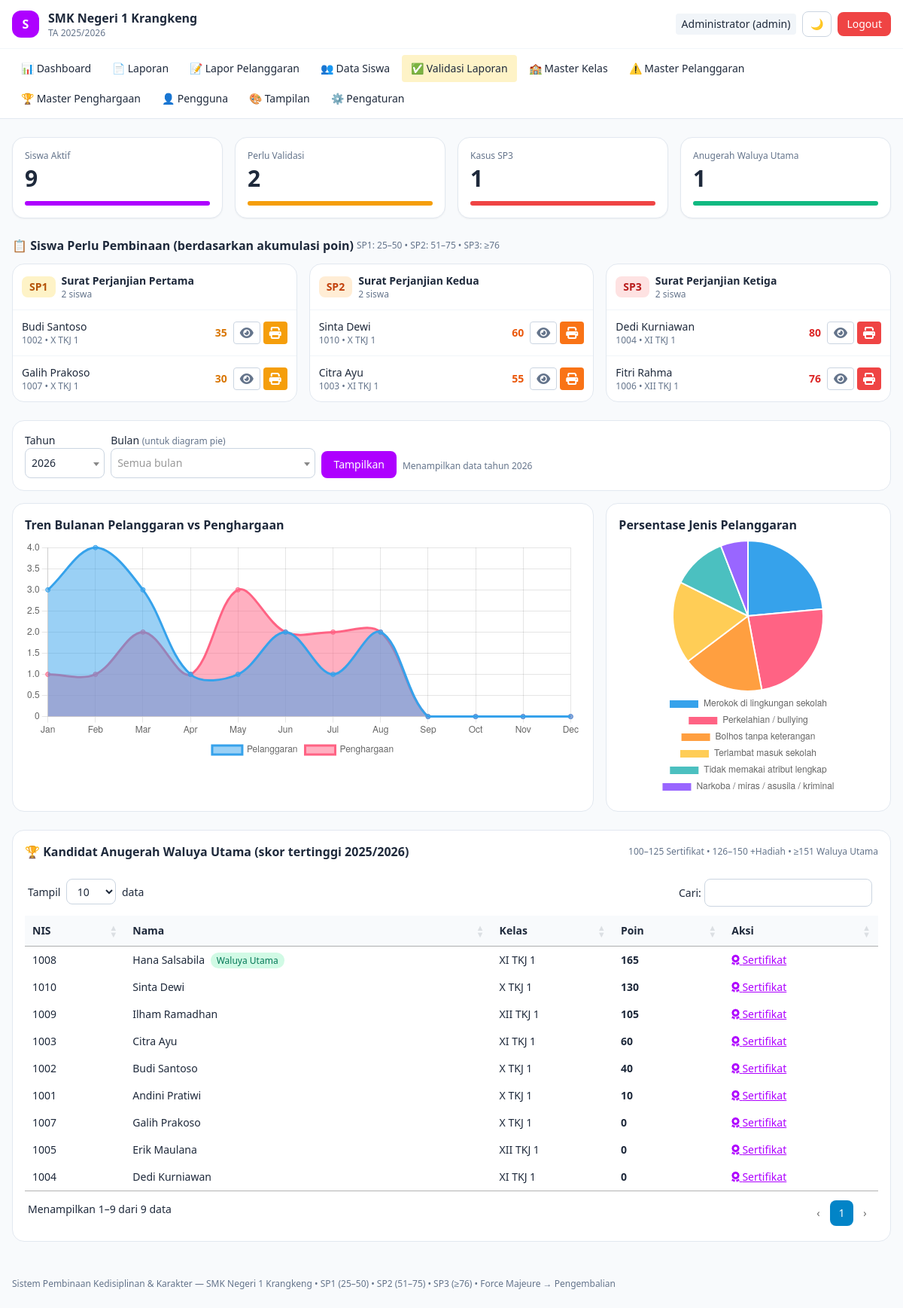
The app's page /dashboard (signed in) with its own data.
### tables this page shows
CREATE TABLE `pengaturan_sekolah` (
  `id` int NOT NULL AUTO_INCREMENT,
  `nama_sekolah` varchar(150) NOT NULL DEFAULT 'SMK Negeri 1 Krangkeng',
  `alamat` text,
  `telepon` varchar(30) DEFAULT NULL,
  `email` varchar(100) DEFAULT NULL,
  `tahun_ajaran_aktif` varchar(20) NOT NULL DEFAULT '2025/2026',
  `semester_aktif` enum('Ganjil','Genap') NOT NULL DEFAULT 'Ganjil',
  `logo_path` varchar(255) DEFAULT NULL COMMENT 'path relatif ex: uploads/logo/logo-171xxx.png',
  `kepala_sekolah_nama` varchar(100) DEFAULT NULL,
  `kepala_sekolah_nip` varchar(30) DEFAULT NULL,
  `created_at` timestamp NULL DEFAULT CURRENT_TIMESTAMP,
  `updated_at` timestamp NULL DEFAULT CURRENT_TIMESTAMP ON UPDATE CURRENT_TIMESTAMP,
  PRIMARY KEY (`id`)
);

CREATE TABLE `siswa` (
  `id` int NOT NULL AUTO_INCREMENT,
  `nis` varchar(20) NOT NULL,
  `nisn` varchar(20) DEFAULT NULL,
  `nama` varchar(100) NOT NULL,
  `jenis_kelamin` enum('L','P') NOT NULL,
  `kelas_id` int DEFAULT NULL,
  `alamat` text,
  `nama_ortu` varchar(100) DEFAULT NULL,
  `no_hp_ortu` varchar(20) DEFAULT NULL,
  `status` enum('aktif','dikembalikan','lulus','pindah') NOT NULL DEFAULT 'aktif',
  `total_poin_pelanggaran` int NOT NULL DEFAULT '0' COMMENT 'cache akumulasi tervalidasi',
  `total_poin_penghargaan` int NOT NULL DEFAULT '0' COMMENT 'cache akumulasi tervalidasi',
  `created_at` timestamp NULL DEFAULT CURRENT_TIMESTAMP,
  PRIMARY KEY (`id`),
  UNIQUE KEY `nis` (`nis`),
  KEY `idx_siswa_kelas` (`kelas_id`),
  KEY `idx_siswa_status` (`status`),
  CONSTRAINT `fk_siswa_kelas` FOREIGN KEY (`kelas_id`) REFERENCES `kelas` (`id`) ON DELETE SET NULL
);

CREATE TABLE `kelas` (
  `id` int NOT NULL AUTO_INCREMENT,
  `nama_kelas` varchar(50) NOT NULL,
  `tingkat` enum('X','XI','XII') NOT NULL,
  `jurusan` varchar(50) DEFAULT NULL,
  `tahun_ajaran` varchar(20) NOT NULL,
  `wali_kelas_id` int DEFAULT NULL,
  PRIMARY KEY (`id`),
  KEY `fk_kelas_wali` (`wali_kelas_id`),
  CONSTRAINT `fk_kelas_wali` FOREIGN KEY (`wali_kelas_id`) REFERENCES `users` (`id`) ON DELETE SET NULL
);

### app/Views/dashboard/index.php (the view, shortened to what the rows shown need)
<div class="grid grid-cols-2 lg:grid-cols-4 gap-4">
</div>
<div class="mt-6">
  <div class="flex flex-col sm:flex-row sm:items-center gap-1 mb-3">
    <h2 class="font-semibold text-sm sm:text-base">📋 Siswa Perlu Pembinaan (berdasarkan akumulasi poin)</h2>
  </div>
  <div class="grid md:grid-cols-3 gap-4">
    <?php $spStyle = ['SP1' => ['amber', 'Surat Perjanjian Pertama'], 'SP2' => ['orange', 'Surat Perjanjian Kedua'], 'SP3' => ['red', 'Surat Perjanjian Ketiga']]; ?>
    <?php foreach (['SP1', 'SP2', 'SP3'] as $level): $list = $sp[$level] ?? []; ?>
    <div class="rounded-2xl bg-white dark:bg-slate-900 border border-slate-200 dark:border-slate-800 overflow-hidden flex flex-col">
      <div class="p-3 flex items-center gap-2 border-b border-slate-100 dark:border-slate-800">
        <span class="px-2.5 py-1 rounded-lg text-sm font-bold bg-<?= $spStyle[$level][0] ?>-100 text-<?= $spStyle[$level][0] ?>-700 dark:bg-<?= $spStyle[$level][0] ?>-900 dark:text-<?= $spStyle[$level][0] ?>-200"><?= $level ?></span>
        <div class="min-w-0">
          <div class="text-sm font-semibold truncate"><?= $spStyle[$level][1] ?></div>
          <div class="text-xs text-slate-500"><?= count($list) ?> siswa</div>
        </div>
      </div>
      <ul class="divide-y divide-slate-100 dark:divide-slate-800 max-h-72 overflow-y-auto">
        <?php foreach ($list as $s): ?>
        <li class="p-3 flex items-center gap-2">
          <div class="min-w-0 flex-1">
            <div class="text-sm font-medium truncate"><?= htmlspecialchars($s['nama']) ?></div>
            <div class="text-xs text-slate-500"><?= htmlspecialchars($s['nis'] . ' • ' . ($s['nama_kelas'] ?? '-')) ?></div>
          </div>
          <span class="text-sm font-bold text-<?= $spStyle[$level][0] ?>-600 shrink-0"><?= (int)$s['total_poin_pelanggaran'] ?></span>
          <div class="flex gap-1 shrink-0">
            <a href="/siswa-detail?id=<?= (int)$s['id'] ?>" title="Lihat detail siswa" data-tip="Detail siswa" class="tip px-2 py-1.5 rounded border border-slate-300 dark:border-slate-700 text-slate-500"><i class="fa-solid fa-eye"></i></a>
            <?php if (in_array($user['role'] ?? '', ['admin', 'wali_kelas'])): ?>
            <a href="/cetak-sp?siswa_id=<?= (int)$s['id'] ?>" target="_blank" rel="noopener" title="Cetak <?= $level ?>" data-tip="Cetak <?= $level ?>" class="tip px-2 py-1.5 rounded bg-<?= $spStyle[$level][0] ?>-500 text-white"><i class="fa-solid fa-print"></i></a>
            <?php endif; ?>
          </div>
        </li>
        <?php endforeach; ?>
      </ul>
    </div>
    <?php endforeach; ?>
  </div>
</div>
<div class="rounded-2xl p-4 bg-white dark:bg-slate-900 border border-slate-200 dark:border-slate-800 mt-6">
</div>
<div class="grid lg:grid-cols-3 gap-4 mt-4">
  <div class="lg:col-span-2 rounded-2xl p-4 bg-white dark:bg-slate-900 border border-slate-200 dark:border-slate-800">
    <h2 class="font-semibold mb-2">Tren Bulanan Pelanggaran vs Penghargaan</h2>
  </div>
  <div class="rounded-2xl p-4 bg-white dark:bg-slate-900 border border-slate-200 dark:border-slate-800">
    <h2 class="font-semibold mb-2">Persentase Jenis Pelanggaran</h2>
  </div>
</div>
<div class="mt-6 rounded-2xl bg-white dark:bg-slate-900 border border-slate-200 dark:border-slate-800 overflow-hidden">
  <div class="p-4 flex flex-col sm:flex-row sm:items-center gap-1 sm:justify-between">
    <h2 class="font-semibold text-sm sm:text-base">🏆 Kandidat Anugerah Waluya Utama (skor tertinggi <?= htmlspecialchars($setting['tahun_ajaran_aktif']) ?>)</h2>
    <span class="text-xs text-slate-500">100–125 Sertifikat • 126–150 +Hadiah • ≥151 Waluya Utama</span>
  </div>
  <div class="table-scroll">
  <table class="w-full text-sm">
    <thead class="bg-slate-50 dark:bg-slate-800/60 text-left">
      <tr><th class="p-3">NIS</th><th class="p-3">Nama</th><th class="p-3">Kelas</th><th class="p-3">Poin</th><th class="p-3">Aksi</th></tr>
    </thead>
    <tbody>
    <?php foreach ($top as $s): $kat = \App\Helpers\PoinRule::penghargaanUntuk((int)$s['poin']); ?>
      <tr class="border-t border-slate-100 dark:border-slate-800">
        <td class="p-3"><?= htmlspecialchars($s['nis']) ?></td>
        <td class="p-3 font-medium"><?= htmlspecialchars($s['nama']) ?>
          <?php if ($kat==='WALUYA_UTAMA'): ?><span class="ml-1 text-xs px-2 py-0.5 rounded-full bg-emerald-100 text-emerald-700">Waluya Utama</span><?php endif; ?>
        </td>
        <td class="p-3"><?= htmlspecialchars($s['nama_kelas'] ?? '-') ?></td>
        <td class="p-3 font-bold"><?= (int)$s['poin'] ?></td>
        <td class="p-3">
          <?php if (in_array($user['role'] ?? '', ['admin','wali_kelas'])): ?>
          <a class="text-sky-600 underline" target="_blank" rel="noopener" title="Cetak sertifikat" href="/cetak-sertifikat?siswa_id=<?= (int)$s['id'] ?>"><i class="fa-solid fa-award"></i> Sertifikat</a>
          <?php else: ?><span class="text-slate-400">read-only</span><?php endif; ?>
        </td>
      </tr>
    <?php endforeach; ?>
    </tbody>
  </table>
  </div>
</div>
<script>
// Data dari server (Fullstack PHP render langsung, tanpa SPA)
const trenLabels = <?= json_encode($tren['labels']) ?>;
const trenLanggar = <?= json_encode($tren['langgar']) ?>;
const trenHarga = <?= json_encode($tren['harga']) ?>;
const pieLabels = <?= json_encode($pie['labels']) ?>;
const pieData = <?= json_encode($pie['data']) ?>;
new Chart(document.getElementById('chartTren'), {
  type: 'line',
  data: { labels: trenLabels,
    datasets: [
      { label: 'Pelanggaran', data: trenLanggar, tension: .35, fill: true },
      { label: 'Penghargaan', data: trenHarga, tension: .35, fill: true }
    ]},
  options: { responsive: true, plugins: { legend: { position: 'bottom' } } }
});
new Chart(document.getElementById('chartPie'), {
  type: 'pie',
  data: { labels: pieLabels.length ? pieLabels : ['Belum ada data'],
    datasets: [{ data: pieData.length ? pieData : [1] }] },
  options: { responsive: true, plugins: { legend: { position: 'bottom' } } }
});
</script>

### app/Views/layouts/header.php (shortened to what the rows shown need)
<!DOCTYPE html>
<html lang="id" class="">
<head>
<script src="https://cdn.tailwindcss.com"></script>
<link href="https://cdn.jsdelivr.net/npm/select2@4.1.0-rc.0/dist/css/select2.min.css" rel="stylesheet" />
<link href="https://cdnjs.cloudflare.com/ajax/libs/font-awesome/6.5.2/css/all.min.css" rel="stylesheet" />
<link href="https://cdn.datatables.net/1.13.8/css/jquery.dataTables.min.css" rel="stylesheet" />
<link href="/assets/css/custom.css?v=3" rel="stylesheet" />
</head>
<body class="bg-slate-50 dark:bg-slate-950 text-slate-800 dark:text-slate-100 min-h-screen text-[15px] sm:text-base">
<nav class="sticky top-0 z-20 backdrop-blur bg-white/90 dark:bg-slate-900/90 border-b border-slate-200 dark:border-slate-800">
  <div class="max-w-7xl mx-auto px-3 sm:px-4 py-2.5 sm:py-3 flex items-center gap-2 sm:gap-3">
    <div class="font-semibold text-sm sm:text-base leading-tight min-w-0">
      <span class="block truncate"><?= htmlspecialchars($setting['nama_sekolah'] ?? 'SMK Negeri 1 Krangkeng') ?></span>
      <span class="block text-[11px] sm:text-xs font-normal text-slate-500">TA <?= htmlspecialchars($setting['tahun_ajaran_aktif'] ?? '') ?></span>
    </div>
  </div>
  <div id="navMenu" class="hidden md:block border-t border-slate-100 dark:border-slate-800/60">
  </div>
</nav>
<main class="max-w-7xl mx-auto px-3 sm:px-4 py-4 sm:py-6">

### app/Views/layouts/footer.php (shortened to what the rows shown need)
</main>
<footer class="max-w-7xl mx-auto px-4 py-6 text-xs text-slate-500 dark:text-slate-400">
  Sistem Pembinaan Kedisiplinan & Karakter — <?= htmlspecialchars($setting['nama_sekolah'] ?? '') ?> • SP1 (25–50) • SP2 (51–75) • SP3 (≥76) • Force Majeure → Pengembalian
</footer>
</body>
</html>

### records on screen
pengaturan_sekolah: nama_sekolah "SMK Negeri 1 Krangkeng", tahun_ajaran_aktif "2025/2026"
siswa: nama "Budi Santoso", nis.nama_kelas "1002 • X TKJ 1", total_poin_pelanggaran "35", nis "1002", kelas.nama_kelas "X TKJ 1", poin "40"
siswa: nama "Galih Prakoso", nis.nama_kelas "1007 • X TKJ 1", total_poin_pelanggaran "30", nis "1007", kelas.nama_kelas "X TKJ 1", poin "0"
siswa: nama "Sinta Dewi", nis.nama_kelas "1010 • X TKJ 1", total_poin_pelanggaran "60", nis "1010", kelas.nama_kelas "X TKJ 1", poin "130"
siswa: nama "Citra Ayu", nis.nama_kelas "1003 • XI TKJ 1", total_poin_pelanggaran "55", nis "1003", kelas.nama_kelas "XI TKJ 1", poin "60"
siswa: nama "Dedi Kurniawan", nis.nama_kelas "1004 • XI TKJ 1", total_poin_pelanggaran "80", nis "1004", kelas.nama_kelas "XI TKJ 1", poin "0"
siswa: nama "Fitri Rahma", nis.nama_kelas "1006 • XII TKJ 1", total_poin_pelanggaran "76"
siswa: nis "1008", nama "Hana Salsabila", shows "Waluya Utama", kelas.nama_kelas "XI TKJ 1", poin "165"
siswa: nis "1009", nama "Ilham Ramadhan", kelas.nama_kelas "XII TKJ 1", poin "105"
siswa: nis "1001", nama "Andini Pratiwi", kelas.nama_kelas "X TKJ 1", poin "10"
siswa: nis "1005", nama "Erik Maulana", kelas.nama_kelas "XII TKJ 1", poin "0"

### other values on screen
$user['nama'] "Administrator"
$user['role'] "admin"
$label "Siswa Aktif"
$val "9"
$label "Perlu Validasi"
$val "2"
$label "Kasus SP3"
$val "1"
$label "Anugerah Waluya Utama"
$level "SP1"
$spStyle[$level][1] "Surat Perjanjian Pertama"
count($list) "2"
$level "SP2"
$spStyle[$level][1] "Surat Perjanjian Kedua"
$level "SP3"
